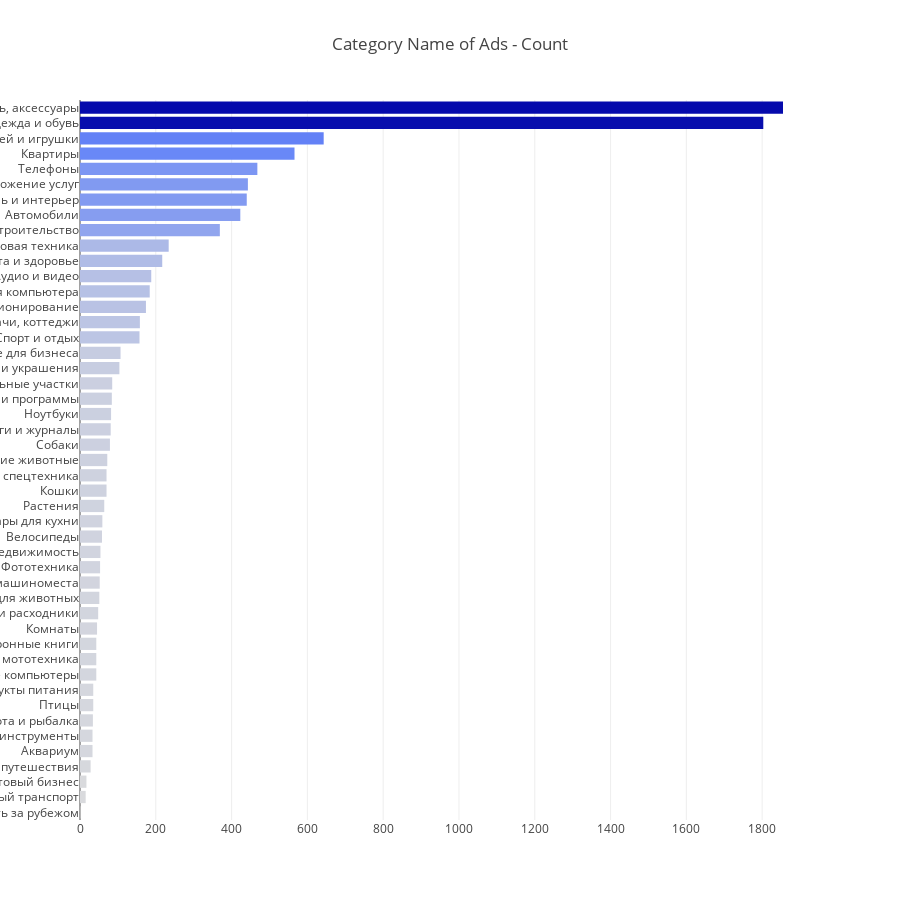

Notebook cell for this chart:
### Markdown cell above
查看一下广告的类别

### Code cell
cnt_srs = train_df['category_name'].value_counts()
trace = go.Bar(
    x = cnt_srs.values[::-1],
    y = cnt_srs.index[::-1],
    orientation = 'h',
    marker = dict(
        color = cnt_srs.values[::-1],
        colorscale = 'Blues',
        reversescale = True
    ),
)
layout = dict(
    title = "Category Name of Ads - Count",
    height = 900
)
data = [trace]
fig = go.Figure(data=data, layout=layout)
py.iplot(fig, filename="category name")

### Figure 1 — Plotly figure (JSON) as saved in the notebook; plotly's stock layout.template omitted (floating-point values rounded to 4 significant figures)
{"data": [{"marker": {"color": [1, 15, 17, 28, 33, 33, 34, 35, 35, 43, 43, 43, 45, 48, 51, 52, 53, 54, 58, 59, 64, 70, 70, 72, 79, 81, 82, 84, 85, 104, 107, 157, 158, 174, 184, 188, 217, 234, 369, 423, 440, 443, 468, 566, 643, 1803, 1855], "colorscale": "Blues", "reversescale": true}, "orientation": "h", "type": "bar", "uid": "be015e3c-7289-4c2a-9c66-00c7e4456b86", "x": [1, 15, 17, 28, 33, 33, 34, 35, 35, 43, 43, 43, 45, 48, 51, 52, 53, 54, 58, 59, 64, 70, 70, 72, 79, 81, 82, 84, 85, 104, 107, 157, 158, 174, 184, 188, 217, 234, 369, 423, 440, 443, 468, 566, 643, 1803, 1855], "y": ["Недвижимость за рубежом", "Водный транспорт", "Готовый бизнес", "Билеты и путешествия", "Аквариум", "Музыкальные инструменты", "Охота и рыбалка", "Птицы", "Продукты питания", "Настольные компьютеры", "Мотоциклы и мототехника", "Планшеты и электронные книги", "Комнаты", "Оргтехника и расходники", "Товары для животных", "Гаражи и машиноместа", "Фототехника", "Коммерческая недвижимость", "Велосипеды", "Посуда и товары для кухни", "Растения", "Кошки", "Грузовики и спецтехника", "Другие животные", "Собаки", "Книги и журналы", "Ноутбуки", "Игры, приставки и программы", "Земельные участки", "Часы и украшения", "Оборудование для бизнеса", "Спорт и отдых", "Дома, дачи, коттеджи", "Коллекционирование", "Товары для компьютера", "Аудио и видео", "Красота и здоровье", "Бытовая техника", "Ремонт и строительство", "Автомобили", "Мебель и интерьер", "Предложение услуг", "Телефоны", "Квартиры", "Товары для детей и игрушки", "Детская одежда и обувь", "Одежда, обувь, аксессуары"]}], "layout": {"height": 900, "title": {"text": "Category Name of Ads - Count"}}}
